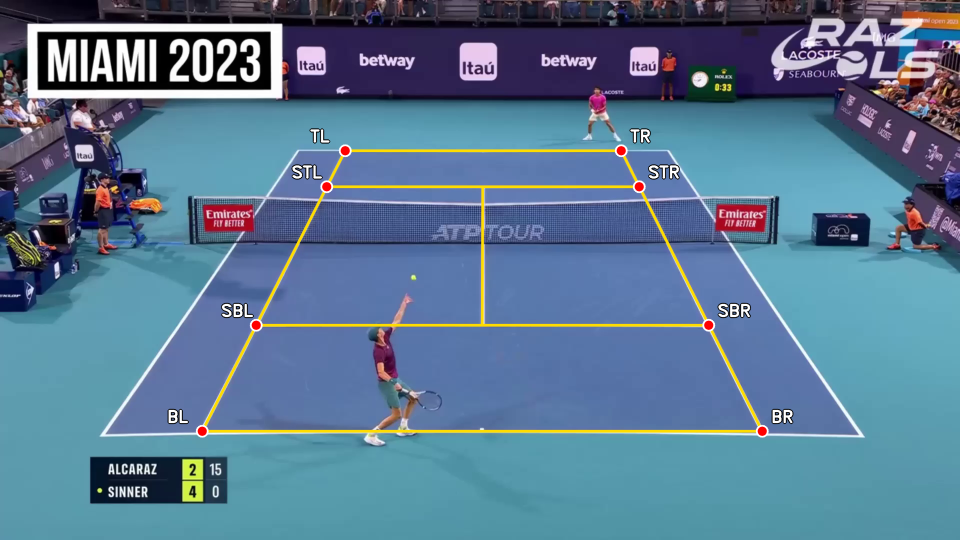
#> input picture assets/court_keypoints.png, 960 x 540 px, given in place of input_video.mp4, which was not available
$ python court_tracking.py
#> lines starting #> are read from the running program, lines starting #| are printed output that depends on the picture; after the words box and inside, x2 and y2 are one past the last pixel; in counts of white or black regions, pixels touching at a corner belong together; pictures that were not available may be replaced by others from this repository, and a replacement may not be noted
import argparse
import csv
import os

import cv2
import numpy as np

# ── White HSV bounds ──────────────────────────────────────────────────────────
LOWER_WHITE = np.array([0,   0, 180], dtype=np.uint8)
UPPER_WHITE = np.array([180, 50, 255], dtype=np.uint8)

# ── Hough line detection ──────────────────────────────────────────────────────
HOUGH_RHO        = 1
HOUGH_THETA      = np.pi / 180
HOUGH_THRESHOLD  = 150
HOUGH_MIN_LENGTH = 80
HOUGH_MAX_GAP    = 30

# ── Intersection filtering ────────────────────────────────────────────────────
MIN_ANGLE_DEG  = 25
CLUSTER_RADIUS = 50
DOT_RADIUS     = 10

# ── Region-of-interest (ROI) ──────────────────────────────────────────────────
ROI_BOTTOM_FRACTION = 0.95
ROI_LEFT_FRACTION   = 0.02
ROI_RIGHT_FRACTION  = 0.98

# ── Corner selection ──────────────────────────────────────────────────────────
# 0 = absolute extreme corner (correct when only singles lines are detected).
# 1 = second-from-extreme (use when doubles-alley lines produce their own
#     corner dots that are more extreme than the singles corners).
SINGLES_CORNER_RANK = 0

# ── Singles-court proportional filter ────────────────────────────────────────
# ITF court dimensions (Rules of Tennis):
#   doubles width = 10.97 m,  singles width = 8.23 m
#   each alley    = (10.97 - 8.23) / 2 = 1.37 m
# The alley as a fraction of the total doubles width:
ALLEY_RATIO = 1.37 / 10.97   # ≈ 0.1249

# Two dots belong to the same horizontal court-line row when their y-values
# differ by less than this many pixels.
Y_GROUP_TOLERANCE = 50

# ── Net-zone filter ───────────────────────────────────────────────────────────
# Due to perspective, the net appears at roughly 35–45 % of the court's image
# height below the top baseline (not 50 %, which is real-world).
# Dots within ±NET_Y_BAND of that position are discarded from display.
NET_Y_FRACTION = 0.40   # approximate net position as fraction of court height
NET_Y_BAND     = 0.22   # half-width of the exclusion band (fraction of court height)

# ── Playback ──────────────────────────────────────────────────────────────────
# Base numerator for the per-frame playback delay (ms): delay = base / fps.
PLAYBACK_DELAY_BASE_MS = 500


# ── Helpers ───────────────────────────────────────────────────────────────────

def line_intersection(seg1, seg2):
    """Return (x, y) intersection of two infinite lines, or None if parallel."""
    x1, y1, x2, y2 = seg1
    x3, y3, x4, y4 = seg2
    denom = (x1 - x2) * (y3 - y4) - (y1 - y2) * (x3 - x4)
    if abs(denom) < 1e-6:
        return None
    t = ((x1 - x3) * (y3 - y4) - (y1 - y3) * (x3 - x4)) / denom
    x = x1 + t * (x2 - x1)
    y = y1 + t * (y2 - y1)
    return (x, y)


def angle_between(seg1, seg2):
    """Acute angle in degrees between two line segments."""
    dx1, dy1 = seg1[2] - seg1[0], seg1[3] - seg1[1]
    dx2, dy2 = seg2[2] - seg2[0], seg2[3] - seg2[1]
    cos_val = abs(dx1 * dx2 + dy1 * dy2) / (
        (np.hypot(dx1, dy1) + 1e-9) * (np.hypot(dx2, dy2) + 1e-9)
    )
    cos_val = np.clip(cos_val, 0, 1)
    return np.degrees(np.arccos(cos_val))


def cluster_points(points, radius):
    """Merge points within `radius` of each other; return cluster centroids.

    Deterministic: the input is sorted by (y, x) first so the result does not
    depend on input ordering. Each cluster tracks the running sum and count of
    its members, and its center is the true mean (centroid) of ALL members.
    """
    # Sort by (y, x) so clustering is order-independent and reproducible.
    sorted_points = sorted(points, key=lambda p: (p[1], p[0]))

    clusters = []   # each entry: [center_x, center_y, sum_x, sum_y, count]
    for pt in sorted_points:
        merged = False
        for c in clusters:
            if np.hypot(pt[0] - c[0], pt[1] - c[1]) < radius:
                c[2] += pt[0]
                c[3] += pt[1]
                c[4] += 1
                # Recompute center as the mean of all members in the cluster.
                c[0] = c[2] / c[4]
                c[1] = c[3] / c[4]
                merged = True
                break
        if not merged:
            clusters.append([pt[0], pt[1], pt[0], pt[1], 1])
    return [(int(round(c[0])), int(round(c[1]))) for c in clusters]


def filter_singles_by_proportion(dots, y_tol, alley_ratio):
    """
    Discard doubles-alley corner dots using ITF court proportions.

    For each horizontal row of dots (grouped by similar y):
      - Rows with <= 2 dots have no alley corners to strip — kept as-is.
      - Rows with >= 3 dots: the leftmost and rightmost are treated as the
        doubles-court corners.  The expected singles-corner x-positions are
        computed as:
            x_singles_left  = x_doubles_left  + span * alley_ratio
            x_singles_right = x_doubles_right - span * alley_ratio
        where span = x_doubles_right - x_doubles_left.
        From the remaining inner dots the one closest to each predicted
        singles position is kept; the rest are discarded.
    """
    if not dots:
        return dots

    sorted_dots = sorted(dots, key=lambda p: p[1])

    groups, current = [], [sorted_dots[0]]
    for pt in sorted_dots[1:]:
        if abs(pt[1] - current[0][1]) <= y_tol:
            current.append(pt)
        else:
            groups.append(current)
            current = [pt]
    groups.append(current)

    filtered = []
    for group in groups:
        by_x = sorted(group, key=lambda p: p[0])

        if len(by_x) <= 2:
            filtered.extend(by_x)
            continue

        x_dl, x_dr = by_x[0][0], by_x[-1][0]
        span = x_dr - x_dl
        x_sl_pred = x_dl + span * alley_ratio
        x_sr_pred = x_dr - span * alley_ratio

        inner = by_x[1:-1]   # everything between the two doubles corners

        sl = min(inner, key=lambda p: abs(p[0] - x_sl_pred))
        sr = min(inner, key=lambda p: abs(p[0] - x_sr_pred))

        if sl == sr:
            filtered.append(sl)
        else:
            filtered.extend([sl, sr])

    return filtered


# Real-world ITF positions of the 8 keypoints in feet, origin at BL:
#   court length = 78 ft, singles width = 27 ft,
#   service lines = 18 ft from each baseline (21 ft from the net).
REAL_FT = {
    "BL":  (0.0,  0.0),  "BR":  (27.0, 0.0),
    "TL":  (0.0, 78.0),  "TR":  (27.0, 78.0),
    "SBL": (0.0, 18.0),  "SBR": (27.0, 18.0),
    "STL": (0.0, 60.0),  "STR": (27.0, 60.0),
}


def project_all_corners(known):
    """
    Given >= 4 measured keypoints {label: (x, y) pixels}, build a homography
    from their real-world ITF positions and project the remaining keypoints
    into image space. Measured points are kept exactly as given.
    Returns a dict with all 8 labels.
    """
    labels = list(known)
    src = np.array([REAL_FT[k] for k in labels], dtype=np.float32)
    dst = np.array([known[k] for k in labels], dtype=np.float32)
    H, _ = cv2.findHomography(src, dst, method=cv2.RANSAC,
                              ransacReprojThreshold=3.0)
    if H is None:
        raise RuntimeError("Homography from detected corners failed.")

    out = {}
    for label, (rx, ry) in REAL_FT.items():
        p = H @ np.array([rx, ry, 1.0])
        # Guard the homogeneous divisor; a near-zero w yields inf/NaN pixels.
        if abs(p[2]) < 1e-9:
            raise RuntimeError(
                f"Degenerate homography: zero homogeneous divisor for {label}.")
        out[label] = (int(round(p[0] / p[2])), int(round(p[1] / p[2])))
    for label, (x, y) in known.items():
        out[label] = (int(round(x)), int(round(y)))
    return out


def fit_sideline(segments, corner, max_dist=12.0, min_len=100.0):
    """
    Least-squares fit x = a*y + b of the sideline passing through `corner`,
    using all steep Hough segments whose extended line passes within
    `max_dist` px of the corner. Returns (a, b) or None.
    """
    cx, cy = corner
    pts = []
    for x1, y1, x2, y2 in segments:
        dx, dy = x2 - x1, y2 - y1
        length = np.hypot(dx, dy)
        if length < min_len or abs(dy) <= abs(dx):
            continue
        dist = abs(dy * (cx - x1) - dx * (cy - y1)) / length
        if dist <= max_dist:
            pts += [(x1, y1), (x2, y2)]
    if len(pts) < 2:
        return None
    pts = np.array(pts, dtype=np.float64)
    a, b = np.polyfit(pts[:, 1], pts[:, 0], 1)
    return float(a), float(b)


def find_ground_line_bands(hsv_img, xl_fit, xr_fit, y_min, y_max,
                           cov_thr=0.5, max_thickness=14):
    """
    1-D coverage profile: for every image row, the fraction of "white-ish"
    pixels (relaxed mask, the far lines are dimmer than the near ones) along
    the chord between the two fitted sidelines. Horizontal ground lines show
    up as THIN runs of near-full coverage; the elevated net band is a thick
    run and is discarded here. Returns the centre y of each thin band.
    """
    relaxed = cv2.inRange(hsv_img,
                          np.array([0, 0, 195], dtype=np.uint8),
                          np.array([180, 95, 255], dtype=np.uint8))
    runs, run = [], None
    for y in range(int(y_min), int(y_max)):
        xl = int(xl_fit[0] * y + xl_fit[1]) + 6
        xr = int(xr_fit[0] * y + xr_fit[1]) - 6
        cov = relaxed[y, xl:xr].mean() / 255.0 if xr - xl >= 50 else 0.0
        if cov >= cov_thr:
            run = [y, y] if run is None else [run[0], y]
        elif run is not None:
            runs.append(run)
            run = None
    if run is not None:
        runs.append(run)
    return [(y0 + y1) / 2.0 for y0, y1 in runs
            if (y1 - y0 + 1) <= max_thickness]


# [34 lines left out: function select_far_lines, not called in this run]


def find_court_corners(dots, frame_shape, rank=0):
    """
    Select the 4 court boundary corners using normalised coordinate scoring.
      TL → min(norm_x + norm_y)   topmost  + leftmost
      TR → min(norm_y - norm_x)   topmost  + rightmost
      BL → min(norm_x - norm_y)   bottommost + leftmost
      BR → max(norm_x + norm_y)   bottommost + rightmost

    `rank` selects the n-th position in the sorted score; 0 = most extreme.
    """
    pts = np.array(dots, dtype=np.float32)
    if len(pts) < 4:
        raise ValueError(f"Need at least 4 dots; got {len(pts)}.")

    h, w = frame_shape[:2]
    nx = pts[:, 0] / w
    ny = pts[:, 1] / h

    def pick(scores, ascending):
        order = np.argsort(scores) if ascending else np.argsort(-scores)
        idx = min(rank, len(order) - 1)
        p = pts[order[idx]]
        return (int(round(p[0])), int(round(p[1])))

    tl = pick(nx + ny, ascending=True)
    tr = pick(ny - nx, ascending=True)
    bl = pick(nx - ny, ascending=True)
    br = pick(nx + ny, ascending=False)
    return tl, tr, bl, br


# ── Court tracker ─────────────────────────────────────────────────────────────

class CourtTracker:
    """
    Court keypoint detection: white mask + Hough lines + intersection
    clustering + ITF-proportion filtering.
    """

    def __init__(self, video_path, no_display=False, roi_top=0.15,
                 far_line="baseline", output_dir="outputs"):
        self.video_path = video_path
        self.no_display = no_display
        self.roi_top = roi_top
        self.far_line = far_line
        self.output_dir = output_dir

    def run(self):
        """
        Detect the 8 court keypoints, save them to CSV and (unless disabled)
        play back the annotated video. Returns the dict of 8 keypoints.
        """
        video_stem = os.path.splitext(os.path.basename(self.video_path))[0]
        csv_path = os.path.join(self.output_dir, "court_coordinates",
                                f"{video_stem}_court.csv")

        os.makedirs(os.path.join(self.output_dir, "court_coordinates"),
                    exist_ok=True)

        cap = cv2.VideoCapture(self.video_path)
        if not cap.isOpened():
            raise RuntimeError(f"Cannot open video: {self.video_path}")

        # Ensure the capture (and any window) is released on every exit path,
        # including early returns and raised exceptions.
        try:
            ret, frame = cap.read()
#> frame is the input picture: shape (540, 960, 3); mean B, G, R 145.5, 119.7, 89.7
            if not ret:
                raise RuntimeError("Failed to read the first frame.")

            h, w = frame.shape[:2]

            # 1. White mask
            hsv  = cv2.cvtColor(frame, cv2.COLOR_BGR2HSV)
#> hsv: shape (540, 960, 3); mean H, S, V 102.6, 117.8, 150.7
            mask = cv2.inRange(hsv, LOWER_WHITE, UPPER_WHITE)
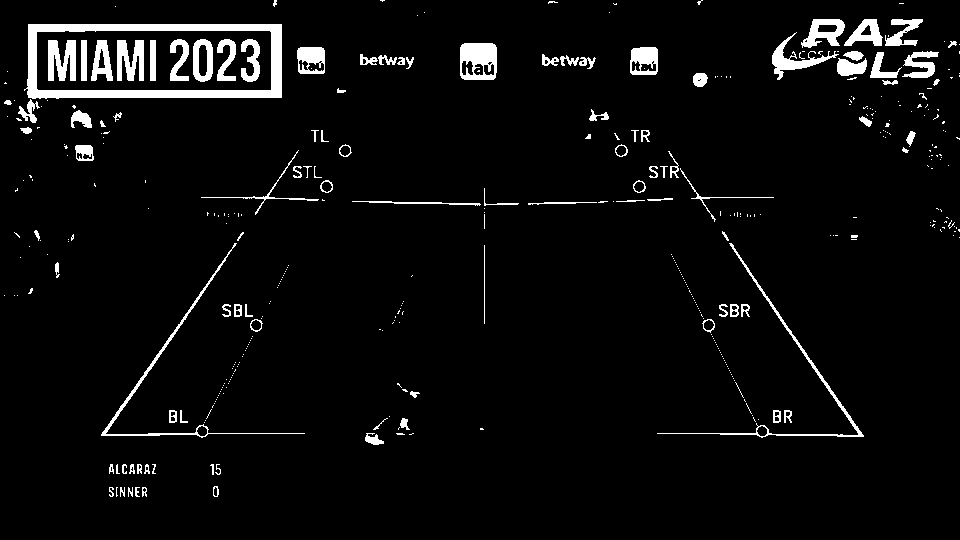
#> mask: shape (540, 960); 4.6% white; 412 white regions (307 under 20 px), largest, box (x1, y1, x2, y2) and area: (24, 24, 282, 99) 5065, (460, 43, 497, 80) 1061, (657, 243, 864, 438) 1058

            # 2. Apply ROI
            roi_top    = int(h * self.roi_top)
            roi_bottom = int(h * ROI_BOTTOM_FRACTION)
            roi_left   = int(w * ROI_LEFT_FRACTION)
            roi_right  = int(w * ROI_RIGHT_FRACTION)
            mask[:roi_top,    :] = 0
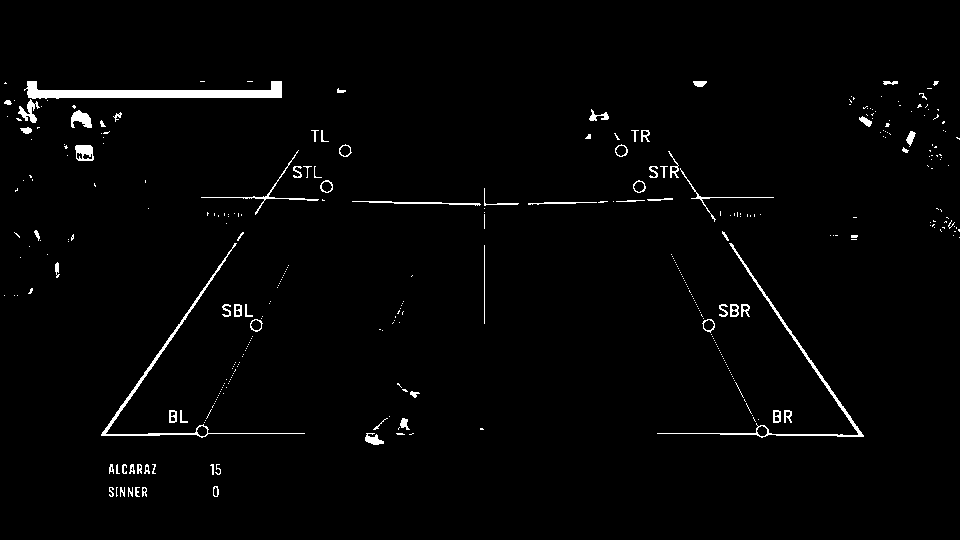
#> mask: shape (540, 960); 1.8% white; 354 white regions (278 under 20 px), largest, box (x1, y1, x2, y2) and area: (24, 81, 282, 99) 2239, (657, 243, 864, 438) 1058, (101, 243, 305, 438) 1018
            mask[roi_bottom:, :] = 0
            mask[:, :roi_left]   = 0
            mask[:, roi_right:]  = 0

            # 3. Clean the mask
            kernel     = cv2.getStructuringElement(cv2.MORPH_RECT, (3, 3))
            mask_clean = cv2.morphologyEx(mask, cv2.MORPH_CLOSE, kernel, iterations=2)
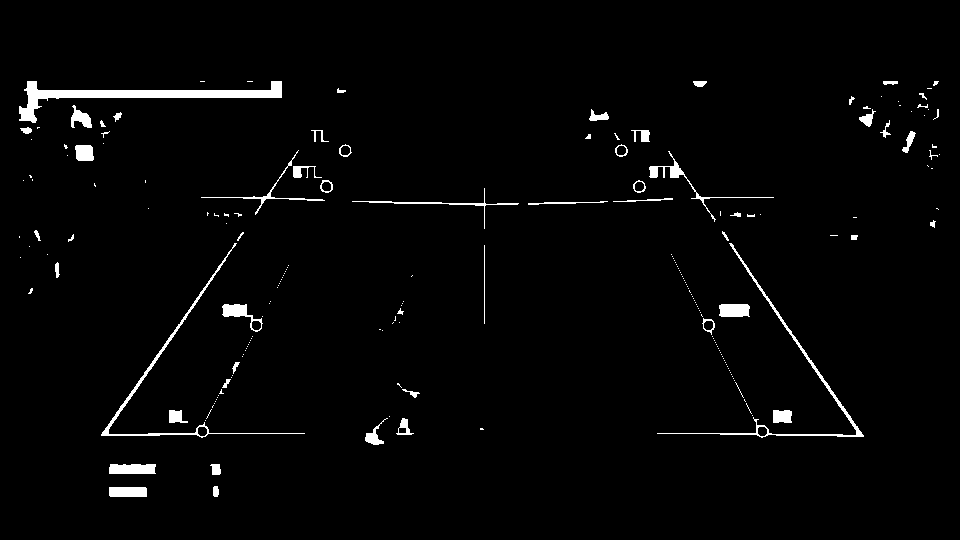
#> mask_clean: shape (540, 960); 2.2% white; 206 white regions (149 under 20 px), largest, box (x1, y1, x2, y2) and area: (19, 81, 282, 123) 2575, (657, 243, 864, 438) 1089, (101, 243, 305, 438) 1036
            edges      = cv2.Canny(mask_clean, 50, 150)
#> edges: shape (540, 960); 1.3% white in thin lines or dots, all inside (x1, y1, x2, y2) = (18, 80, 941, 497)

            # 4. Detect line segments
            raw_lines = cv2.HoughLinesP(
                edges,
                rho=HOUGH_RHO,
                theta=HOUGH_THETA,
                threshold=HOUGH_THRESHOLD,
                minLineLength=HOUGH_MIN_LENGTH,
                maxLineGap=HOUGH_MAX_GAP,
            )
#> raw_lines = [[149, 432, 304, 432], [27, 97, 281, 97], [24, 89, 281, 89], [668, 152, 859, 436], [195, 434, 304, 434], [101, 434, 237, 240], [480, 202, 627, 200], [322, 199, 479, 202], [648, 198, 773, 198]]
#> (the rest of the program and of its run is left out)
